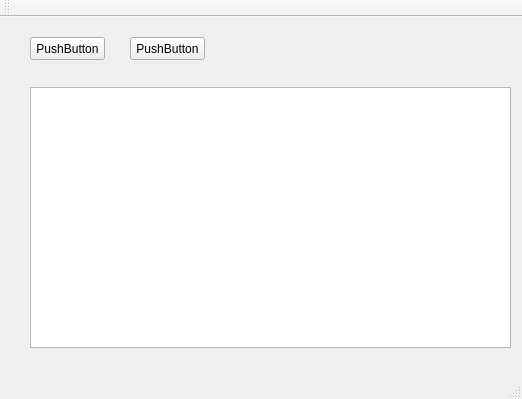
<?xml version="1.0" encoding="UTF-8"?>
<ui version="4.0">
 <class>MainWindow</class>
 <widget class="QMainWindow" name="MainWindow">
  <property name="geometry">
   <rect>
    <x>0</x>
    <y>0</y>
    <width>522</width>
    <height>399</height>
   </rect>
  </property>
  <property name="windowTitle">
   <string>MainWindow</string>
  </property>
  <widget class="QWidget" name="centralWidget">
   <widget class="QPushButton" name="pushButton">
    <property name="geometry">
     <rect>
      <x>30</x>
      <y>20</y>
      <width>75</width>
      <height>23</height>
     </rect>
    </property>
    <property name="text">
     <string>PushButton</string>
    </property>
   </widget>
   <widget class="QTextEdit" name="textEdit">
    <property name="geometry">
     <rect>
      <x>30</x>
      <y>70</y>
      <width>481</width>
      <height>261</height>
     </rect>
    </property>
   </widget>
   <widget class="QPushButton" name="pushButton_2">
    <property name="geometry">
     <rect>
      <x>130</x>
      <y>20</y>
      <width>75</width>
      <height>23</height>
     </rect>
    </property>
    <property name="text">
     <string>PushButton</string>
    </property>
   </widget>
  </widget>
  <widget class="QMenuBar" name="menuBar">
   <property name="geometry">
    <rect>
     <x>0</x>
     <y>0</y>
     <width>522</width>
     <height>23</height>
    </rect>
   </property>
  </widget>
  <widget class="QToolBar" name="mainToolBar">
   <attribute name="toolBarArea">
    <enum>TopToolBarArea</enum>
   </attribute>
   <attribute name="toolBarBreak">
    <bool>false</bool>
   </attribute>
  </widget>
  <widget class="QStatusBar" name="statusBar"/>
 </widget>
 <layoutdefault spacing="6" margin="11"/>
 <resources/>
 <connections/>
</ui>
